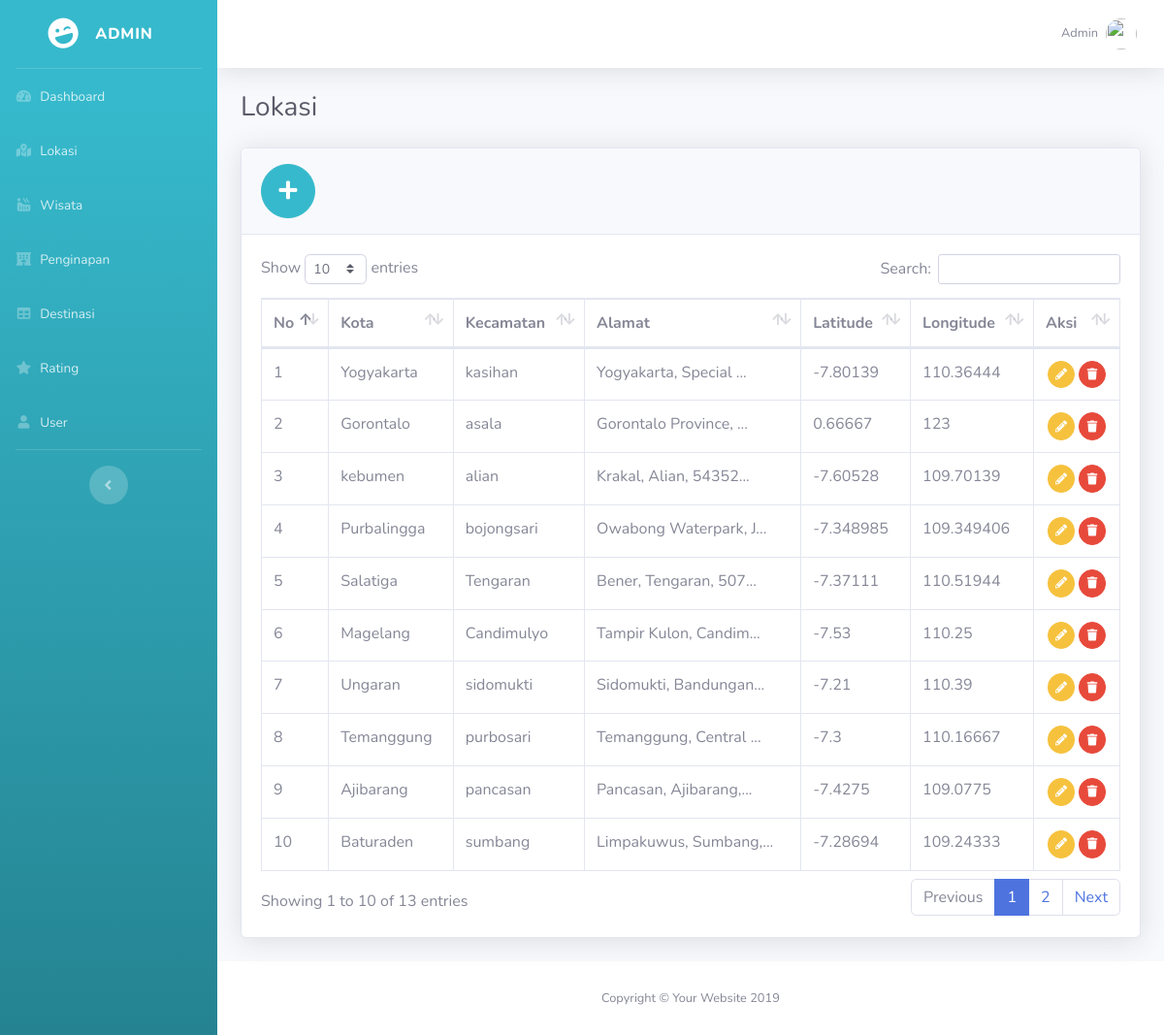
Screenshot of /index.php/lokasi with the database file from the repository.
### tables this page shows
CREATE TABLE `tb_lokasi` (
  `id_lokasi` int(11) NOT NULL,
  `kota` varchar(255) NOT NULL,
  `kecamatan` varchar(255) NOT NULL,
  `alamat` text NOT NULL,
  `lat` double NOT NULL,
  `lng` double NOT NULL
);

### application/controllers/Lokasi.php (called while the page is built, shortened)
<?php if ( ! defined('BASEPATH')) exit('No direct script access allowed');
class Lokasi extends CI_Controller{
    function index()
    {
       $data['judul']='Lokasi';
	   $data['header']='include/header';
	   $data['menu']='include/menu';
	   $data['content']='content/lokasi/index';
	   $this->db->order_by('id_lokasi', 'DESC');
	   $data['lokasi'] = $this->db->get('tb_lokasi')->result();
	   $this->load->view('include/main', $data);
	}
}

### index.php (called while the page is built, shortened)
<?php
require_once BASEPATH.'core/CodeIgniter.php';

### application/views/content/lokasi/index.php (the view)
<div class="container-fluid">
    <div class="d-sm-flex align-items-center justify-content-between mb-4">
    <h1 class="h3 mb-0 text-gray-800">Lokasi</h1>
    </div>
    <div class="card shadow mb-4">
        <div class="card-header py-3">
            <a href="<?=base_url()?>index.php/lokasi/add" class="btn btn-info btn-circle btn-lg">
                <i class="fas fa-plus"></i>
            </a>
        </div>
        <div class="card-body">
            <div class="table-responsive">
            <table class="table table-bordered" id="dataTable" width="100%" cellspacing="0">
                <thead>
                <tr>
                    <th>No</th>
                    <th>Kota</th>
                    <th>Kecamatan</th>
                    <th>Alamat</th>
                    <th>Latitude</th>
                    <th>Longitude</th>
                    <th>Aksi</th>
                </tr>
                </thead>
                <tbody>
                <?php
                    $no = 1;
                    foreach($lokasi as $row){ ?>
                         <tr>
                            <td><?=$no++?></td>
                            <td><?=$row->kota?></td>
                            <td><?=$row->kecamatan?></td>
                            <td><?php echo strlen($row->alamat) > 20 ? substr($row->alamat, 0, 20)."..." : $row->alamat;?></td>
                            <td><?=$row->lat?></td>
                            <td><?=$row->lng?></td>
                            <td>
                                <div class="d-flex align-items-center justify-content-around ">
                                    <a href="<?=base_url()?>index.php/lokasi/edit/<?=$row->id_lokasi?>" class="btn btn-warning btn-circle btn-sm">
                                        <i class="fas fa-pencil-alt"></i>
                                    </a>
                                    <a href="<?=base_url()?>index.php/lokasi/delete/<?=$row->id_lokasi?>" class="btn btn-danger btn-circle btn-sm">
                                        <i class="fas fa-trash"></i>
                                    </a>
                                </div>
                            </td>
                        </tr>
                    <?php
                    }
                ?>
                </tbody>
            </table>
            </div>
        </div>
    </div>
</div>

### application/views/include/main.php (shortened to what this page needs)
<!DOCTYPE html>
<html lang="en">
<head>
  <link href="<?= base_url() ?>assets/vendor/fontawesome-free/css/all.min.css" rel="stylesheet" type="text/css">
  <link href="<?= base_url() ?>assets/css/sb-admin-2.min.css" rel="stylesheet">
  <link href="<?= base_url() ?>assets/vendor/datatables/dataTables.bootstrap4.min.css" rel="stylesheet">
  <link href='https://api.tiles.mapbox.com/mapbox-gl-js/v0.54.0/mapbox-gl.css' rel='stylesheet' />
  <link rel='stylesheet' href='https://api.mapbox.com/mapbox-gl-js/plugins/mapbox-gl-geocoder/v4.0.0/mapbox-gl-geocoder.css' type='text/css' />
</head>
<body id="page-top">
  <div id="wrapper">
    <?php $this->load->view($menu);?>
    <div id="content-wrapper" class="d-flex flex-column">
      <div id="content">
        <?php $this->load->view($header);?>
        <?php $this->load->view($content);?>
      <footer class="sticky-footer bg-white">
        <div class="container my-auto">
          <div class="copyright text-center my-auto">
            <span>Copyright &copy; Your Website 2019</span>
          </div>
        </div>
      </footer>
    </div>
  </div>
</body>
</html>

### application/views/include/menu.php
<ul class="navbar-nav bg-gradient-info sidebar sidebar-dark accordion" id="accordionSidebar">
<a class="sidebar-brand d-flex align-items-center justify-content-center" href="index.html">
  <div class="sidebar-brand-icon rotate-n-15">
    <i class="fas fa-laugh-wink"></i>
  </div>
  <div class="sidebar-brand-text mx-3">Admin</div>
</a>
<hr class="sidebar-divider my-0">
<li class="nav-item <?php if($this->uri->segment(1) == "index.php/home"){echo 'active';} ?>">
  <a class="nav-link" href="<?=base_url();?>index.php/home">
    <i class="fas fa-fw fa-tachometer-alt"></i>
    <span>Dashboard</span></a>
</li>
<li class="nav-item <?php if($this->uri->segment(1) == "index.php/lokasi"){echo 'active';} ?>">
  <a class="nav-link" href="<?=base_url();?>index.php/lokasi">
    <i class="fas fa-fw fa-map-marked-alt"></i>
    <span>Lokasi</span></a>
</li>
<li class="nav-item <?php if($this->uri->segment(1) == "index.php/wisata"){echo 'active';} ?>">
  <a class="nav-link" href="<?=base_url();?>index.php/wisata">
    <i class="fas fa-fw fa-hot-tub"></i>
    <span>Wisata</span></a>
</li>
<li class="nav-item <?php if($this->uri->segment(1) == "index.php/penginapan"){echo 'active';} ?>">
  <a class="nav-link" href="<?=base_url();?>index.php/penginapan">
    <i class="fas fa-fw fa-hotel"></i>
    <span>Penginapan</span></a>
</li>
<li class="nav-item <?php if($this->uri->segment(1) == "index.php/destinasi"){echo 'active';} ?>">
  <a class="nav-link" href="<?=base_url();?>index.php/destinasi">
    <i class="fas fa-fw fa-table"></i>
    <span>Destinasi</span></a>
</li>
<li class="nav-item <?php if($this->uri->segment(1) == "index.php/rating"){echo 'active';} ?>">
  <a class="nav-link" href="<?=base_url();?>index.php/rating">
    <i class="fas fa-fw fa-star"></i>
    <span>Rating</span></a>
</li>
<li class="nav-item <?php if($this->uri->segment(1) == "index.php/user"){echo 'active';} ?>">
  <a class="nav-link" href="<?=base_url();?>index.php/user">
    <i class="fas fa-fw fa-user"></i>
    <span>User</span></a>
</li>
<hr class="sidebar-divider d-none d-md-block">
<div class="text-center d-none d-md-inline">
  <button class="rounded-circle border-0" id="sidebarToggle"></button>
</div>
</ul>

### application/views/include/header.php (shortened to what this page needs)
<nav class="navbar navbar-expand navbar-light bg-white topbar mb-4 static-top shadow">
    <ul class="navbar-nav ml-auto">
    <li class="nav-item dropdown no-arrow">
        <a class="nav-link dropdown-toggle" href="#" id="userDropdown" role="button" data-toggle="dropdown" aria-haspopup="true" aria-expanded="false">
        <span class="mr-2 d-none d-lg-inline text-gray-600 small">Admin</span>
        <img class="img-profile rounded-circle" src="<?=base_url()?>assets/img/bg_profile.jpg">
        </a>
    </li>
    </ul>
</nav>

### rows the page displays
tb_lokasi: kota "Yogyakarta", kecamatan "kasihan", alamat "Yogyakarta, Special", lat "-7.80139", lng "110.36444"
tb_lokasi: kota "Gorontalo", kecamatan "asala", alamat "Gorontalo Province,", lat "0.66667", lng "123"
tb_lokasi: kota "kebumen", kecamatan "alian", alamat "Krakal, Alian, 54352", lat "-7.60528", lng "109.70139"
tb_lokasi: kota "Purbalingga", kecamatan "bojongsari", alamat "Owabong Waterpark, J", lat "-7.348985", lng "109.349406"
tb_lokasi: kota "Salatiga", kecamatan "Tengaran", alamat "Bener, Tengaran, 507", lat "-7.37111", lng "110.51944"
tb_lokasi: kota "Magelang", kecamatan "Candimulyo", alamat "Tampir Kulon, Candim", lat "-7.53", lng "110.25"
tb_lokasi: kota "Ungaran", kecamatan "sidomukti", alamat "Sidomukti, Bandungan", lat "-7.21", lng "110.39"
tb_lokasi: kota "Temanggung", kecamatan "purbosari", alamat "Temanggung, Central", lat "-7.3", lng "110.16667"
tb_lokasi: kota "Ajibarang", kecamatan "pancasan", alamat "Pancasan, Ajibarang,", lat "-7.4275", lng "109.0775"
tb_lokasi: kota "Baturaden", kecamatan "sumbang", alamat "Limpakuwus, Sumbang,", lat "-7.28694", lng "109.24333"
